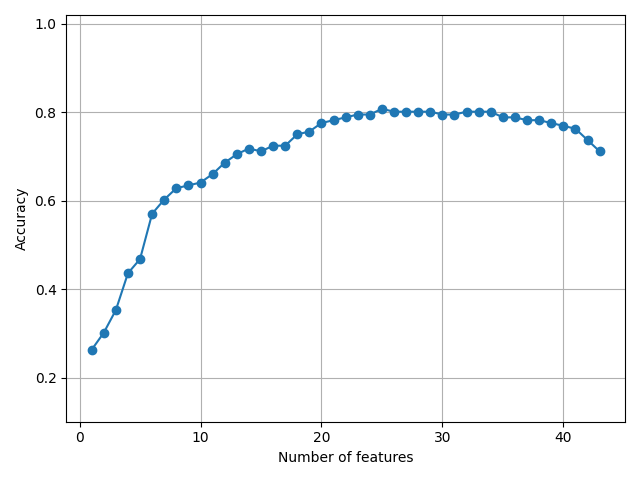

Generate this figure with Python:

import pandas as pd
from io import StringIO
from sklearn.impute import SimpleImputer
import numpy as np
from sklearn.preprocessing import LabelEncoder
from sklearn.preprocessing import OneHotEncoder
from imblearn.over_sampling import SMOTE
from sklearn.utils import resample
from sklearn.compose import ColumnTransformer
from sklearn.model_selection import train_test_split
from sklearn.preprocessing import MinMaxScaler
from sklearn.neighbors import KNeighborsClassifier
from sklearn.preprocessing import StandardScaler, Normalizer
from sklearn.linear_model import LogisticRegression
import matplotlib.pyplot as plt
from sklearn.base import clone
from itertools import combinations
from sklearn.metrics import accuracy_score
from sklearn.svm import SVC
from sklearn.utils import resample
from sklearn.ensemble import RandomForestClassifier
from sklearn.feature_selection import SelectFromModel
from sklearn.discriminant_analysis import LinearDiscriminantAnalysis as LDA



df = pd.read_csv('student-mat-edited.csv')


df['school'] = df['school'].replace(['GP', 'MS'], [1, 0])
df['sex'] = df['sex'].replace(['M', 'F'], [1, 0])
df['address'] = df['address'].replace(['U', 'R'], [1, 0])
df['famsize'] = df['famsize'].replace(['GT3', 'LE3'], [1, 0])
df['Pstatus'] = df['Pstatus'].replace(['T', 'A'], [1, 0])
df = df.replace(to_replace={'yes':1, 'no':0})

df = pd.get_dummies(df, prefix= ['Mjob', 'Fjob', 'reason', 'guardian'])

#code from: https://stackoverflow.com/questions/46168450/replace-a-specific-range-of-values-in-a-pandas-dataframe
#convert the scores to integers representing the letter grade range specified in the paper. higher the number, the higher the grade
df['scores'] = df[['G1', 'G2', 'G3']].mean(axis=1)
df['scores'] = np.where(df['scores'].between(0, 10), 0, df['scores'])
df['scores'] = np.where(df['scores'].between(10, 12), 1, df['scores'])
df['scores'] = np.where(df['scores'].between(12, 14), 2, df['scores'])
df['scores'] = np.where(df['scores'].between(14, 16), 3, df['scores'])
df['scores'] = np.where(df['scores'].between(16, 21), 4, df['scores'])
df['scores'] = df['scores'].astype(np.int)

df = df.drop(index=1, columns=['G1', 'G2', 'G3'])

X = df[[i for i in list(df.columns) if i != "scores"]]
y = df['scores']

feat_labels = X.columns

oversample = SMOTE()
X, y = oversample.fit_resample(X, y)


X_train, X_test, y_train, y_test =    train_test_split(X, y, 
                     test_size=0.3, 
                     random_state=0, 
                     stratify=y)



# # # Bringing features onto the same scale

mms = MinMaxScaler()
X_train_norm = mms.fit_transform(X_train)
X_test_norm = mms.transform(X_test)

stdsc = StandardScaler()
X_train_std = stdsc.fit_transform(X_train)
X_test_std = stdsc.transform(X_test)



class SBS():
    def __init__(self, estimator, k_features, scoring=accuracy_score,
                 test_size=0.25, random_state=1):
        self.scoring = scoring
        self.estimator = clone(estimator)
        self.k_features = k_features
        self.test_size = test_size
        self.random_state = random_state

    def fit(self, X, y):
        
        X_train, X_test, y_train, y_test =             train_test_split(X, y, test_size=self.test_size,
                             random_state=self.random_state)

        dim = X_train.shape[1]
        self.indices_ = tuple(range(dim))
        self.subsets_ = [self.indices_]
        score = self._calc_score(X_train, y_train, 
                                 X_test, y_test, self.indices_)
        self.scores_ = [score]

        while dim > self.k_features:
            scores = []
            subsets = []

            for p in combinations(self.indices_, r=dim - 1):
                score = self._calc_score(X_train, y_train, 
                                         X_test, y_test, p)
                scores.append(score)
                subsets.append(p)

            best = np.argmax(scores)
            self.indices_ = subsets[best]
            self.subsets_.append(self.indices_)
            dim -= 1

            self.scores_.append(scores[best])
        self.k_score_ = self.scores_[-1]

        return self

    def transform(self, X):
        return X[:, self.indices_]

    def _calc_score(self, X_train, y_train, X_test, y_test, indices):
        self.estimator.fit(X_train[:, indices], y_train)
        y_pred = self.estimator.predict(X_test[:, indices])
        score = self.scoring(y_test, y_pred)
        return score

#(Sam) I used SVM for the estimator because I am working on the SVM implementation, but I recommend using your type of model before running this
svm = SVC(C=10, kernel='rbf', gamma=.1)

# selecting features

sbs = SBS(svm, k_features=1)
sbs.fit(X_train_std, y_train)

# plotting performance of feature subsets
k_feat = [len(k) for k in sbs.subsets_]

plt.plot(k_feat, sbs.scores_, marker='o')
plt.ylim([0.1, 1.02])
plt.ylabel('Accuracy')
plt.xlabel('Number of features')
plt.grid()
plt.tight_layout()
plt.savefig("sbs.png")
plt.show()

k3 = list(sbs.subsets_[10])
print(df.columns[1:][k3])

svm.fit(X_train_std, y_train)
print('Training accuracy:', svm.score(X_train_std, y_train))
print('Test accuracy:', svm.score(X_test_std, y_test))

svm.fit(X_train_std[:, k3], y_train)
print('Training accuracy:', svm.score(X_train_std[:, k3], y_train))
print('Test accuracy:', svm.score(X_test_std[:, k3], y_test))
